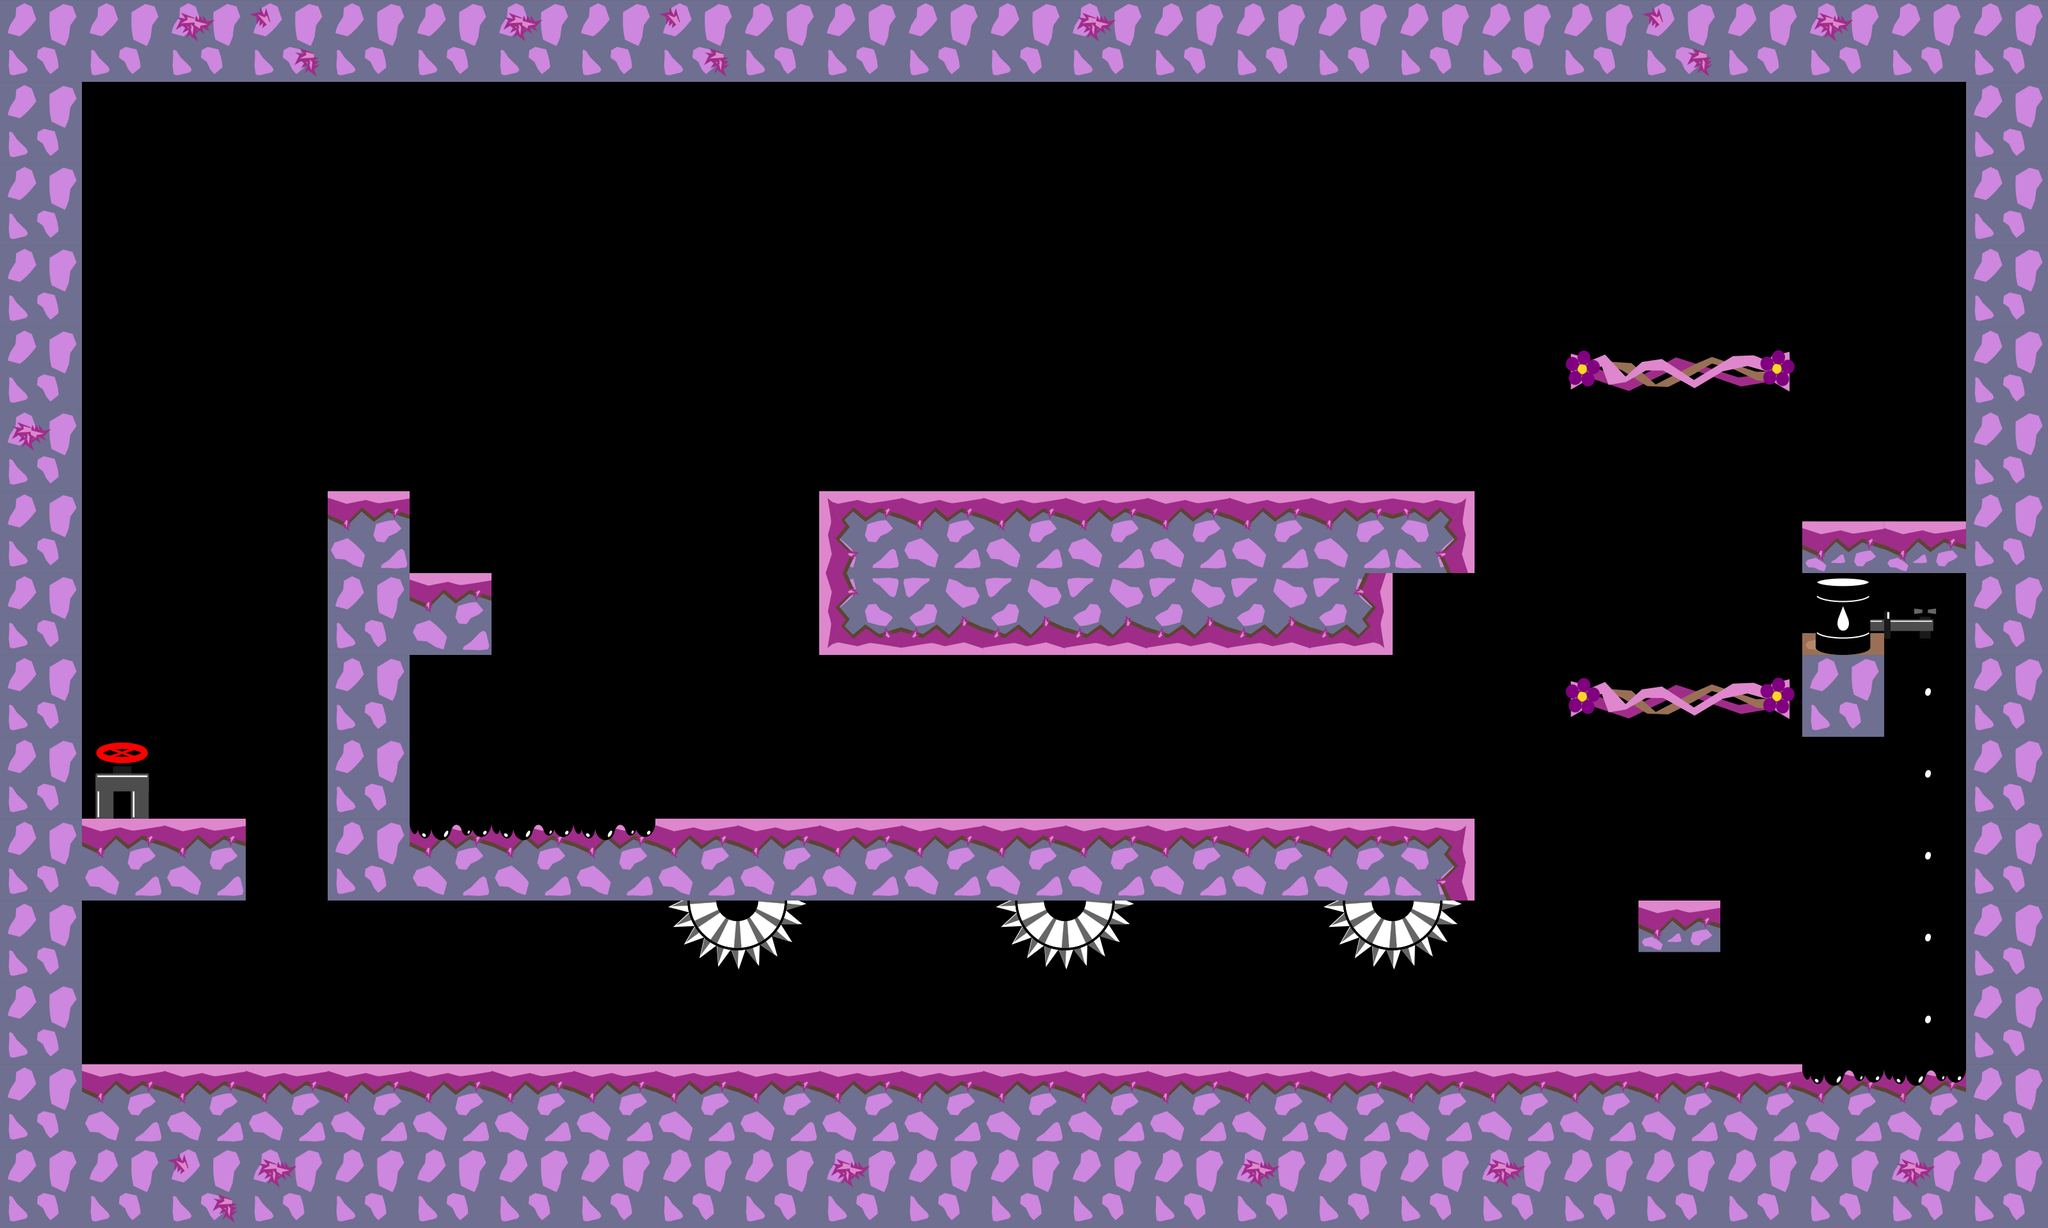

This game map was drawn from its Tiled (.tmx) file and the tilesets committed beside it. A one-line description and the trimmed map source follow:
An orthogonal 25x15 tile map with 128x128 px tiles, 2 tile layers (graphics, oil), 4 tilesets and 30 objects.

<map version="1.0" tiledversion="1.1.1" orientation="orthogonal" renderorder="right-down" width="25" height="15" tilewidth="128" tileheight="128" infinite="0" nextobjectid="117">
 <tileset firstgid="1" source="tiles_128x128.tsx" />
 <tileset firstgid="37" source="tiles_oil_128x128.tsx" />
 <tileset firstgid="77" source="tiles_128x128_purple.tsx" />
 <tileset firstgid="113" source="tiles_128x128_vines.tsx" />
 <layer name="graphics" width="25" height="15">
  <data>[375 cells, 153 non-empty, 18 distinct tile ids]</data>
 </layer>
 <layer name="oil" width="25" height="15">
  <data>[375 cells, 12 non-empty, 4 distinct tile ids]</data>
 </layer>
 <objectgroup name="blocks">
  <object id="1" x="8" y="1663.88" width="3196" height="248.122" />
  <object id="2" x="3072" y="4" width="112" height="1696" />
  <object id="3" x="64" y="52" width="64" height="1684" />
  <object id="4" x="8" y="4" width="3172" height="120" />
  <object id="7" x="69.2727" y="1279.94" width="314.213" height="127.94" />
  <object id="60" x="1279.92" y="768.326" width="1023.85" height="127.674" />
  <object id="81" x="512.303" y="768.136" width="127.5" height="639.833" />
  <object id="82" x="512" y="1280" width="1791.9" height="127.607" />
  <object id="84" x="512" y="896" width="255.213" height="127.94" />
  <object id="85" x="2560" y="1408" width="127.875" height="81" />
  <object id="88" x="2816.13" y="883" width="125.875" height="265" />
  <object id="89" x="2815.83" y="815" width="270.833" height="81.0833" />
  <object id="115" x="1280" y="896" width="896" height="128" />
 </objectgroup>
 <objectgroup name="slope" />
 <objectgroup name="passBlock">
  <object id="55" x="2463.44" y="560.284" width="327.697" height="46" />
  <object id="99" x="2461.44" y="1072.28" width="327.697" height="46" />
 </objectgroup>
 <objectgroup name="flowers">
  <object id="24" x="2468.73" y="414.914" width="69.697" height="69.697">
   <ellipse />
  </object>
  <object id="74" x="192.97" y="708.853" width="69.697" height="69.697">
   <ellipse />
  </object>
  <object id="75" x="353.576" y="336.125" width="69.697" height="69.697">
   <ellipse />
  </object>
  <object id="76" x="1492.97" y="1063.4" width="69.697" height="69.697">
   <ellipse />
  </object>
  <object id="78" x="1753.58" y="1057.34" width="69.697" height="69.697">
   <ellipse />
  </object>
  <object id="79" x="2005.1" y="1057.34" width="69.697" height="69.697">
   <ellipse />
  </object>
  <object id="80" x="850.55" y="342.186" width="69.697" height="69.697">
   <ellipse />
  </object>
  <object id="83" x="544.489" y="590.671" width="69.697" height="69.697">
   <ellipse />
  </object>
 </objectgroup>
 <objectgroup name="end">
  <object id="44" x="199.833" y="1207.67">
   <ellipse />
  </object>
 </objectgroup>
 <objectgroup name="pushBlocks">
  <object id="46" x="1670.25" y="629.17" width="128" height="128" />
 </objectgroup>
 <objectgroup name="damage">
  <object id="91" x="1032.67" y="1413.33" width="233.333" height="115.333" />
  <object id="93" x="2054.67" y="1413.33" width="233.333" height="115.333" />
  <object id="94" x="1547.33" y="1412" width="233.333" height="115.333" />
  <object id="95" x="641.667" y="1278.33" width="380.667" height="35.6667" />
  <object id="96" x="2818.67" y="1656.67" width="250" height="39.3333" />
 </objectgroup>
</map>
